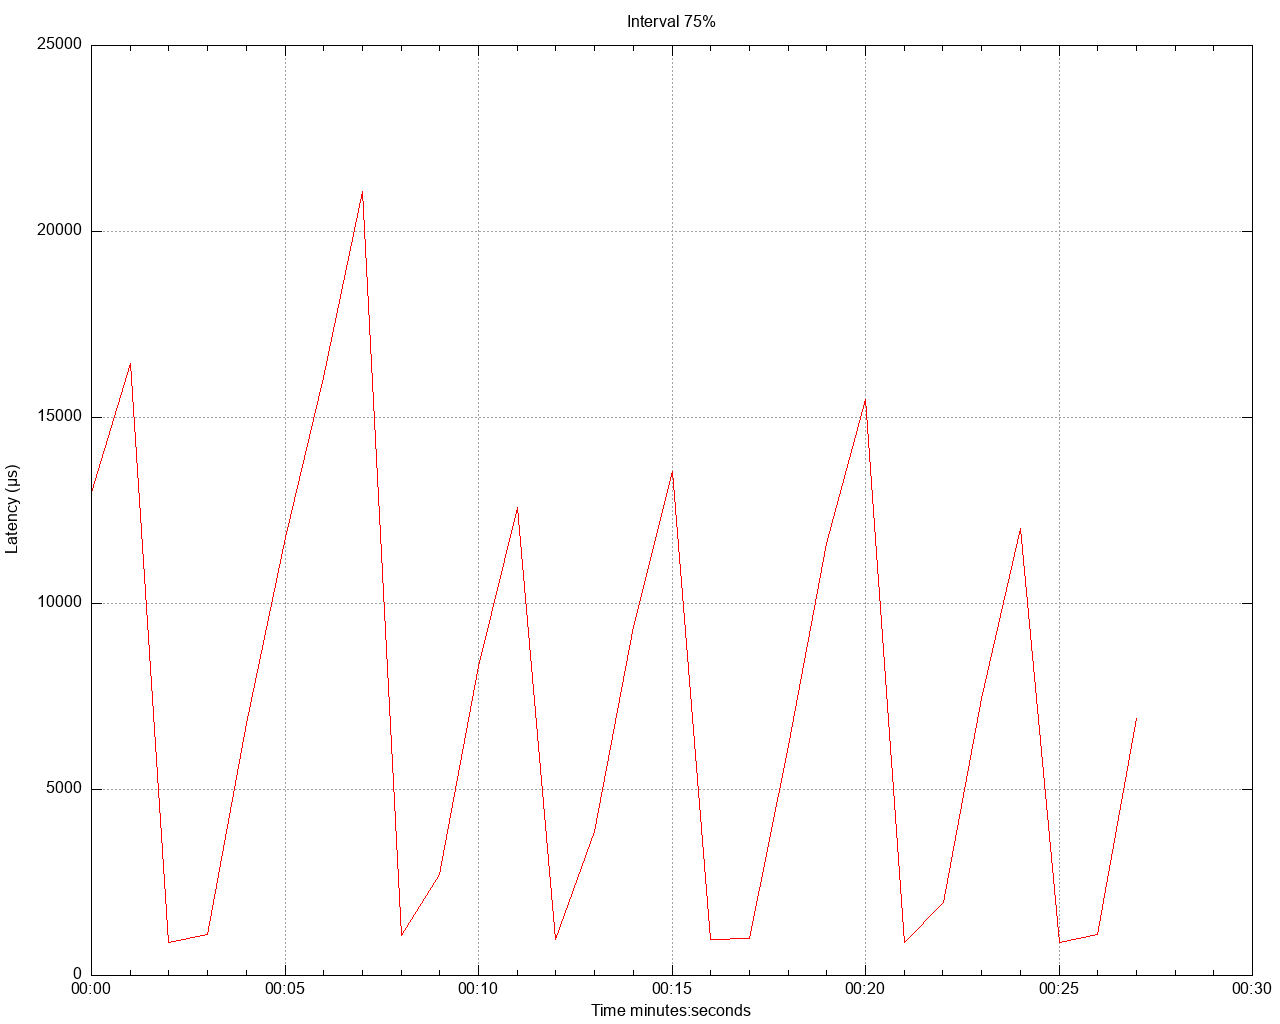

This chart was generated by the following gnuplot code:
set title 'Interval 75%' noenhanced
set style data lines
set datafile separator ","
set terminal png size 1280,1024
set grid
set key below
set xdata time
set timefmt "%s"
offset = 0
t0(x)=(offset=($0==0) ? x : offset, x - offset)
set xlabel 'Time minutes:seconds'
set ylabel 'Latency (μs)'
set output '/Users/gbarnett/git/hazelcast-simulator/atomiclong-3node-member/atomicreference/latency/latency_interval_75_twoKbWrite.png'
plot \
   '/Users/gbarnett/git/hazelcast-simulator/atomiclong-3node-member/atomicreference/data/latency_interval_75_twoKbWrite_1.data' using (t0(timecolumn(1))):2 title "" lt rgb "red", \
